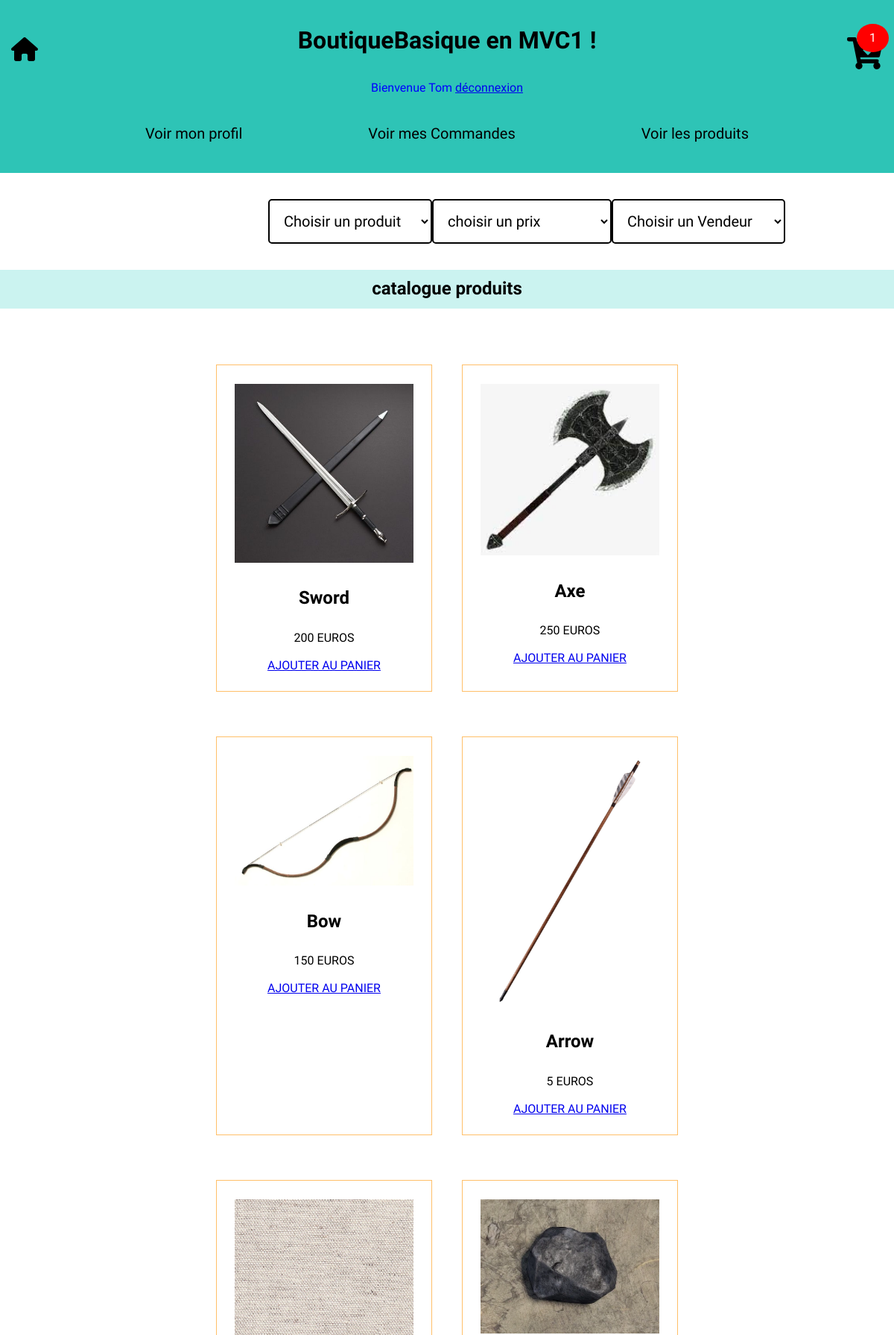
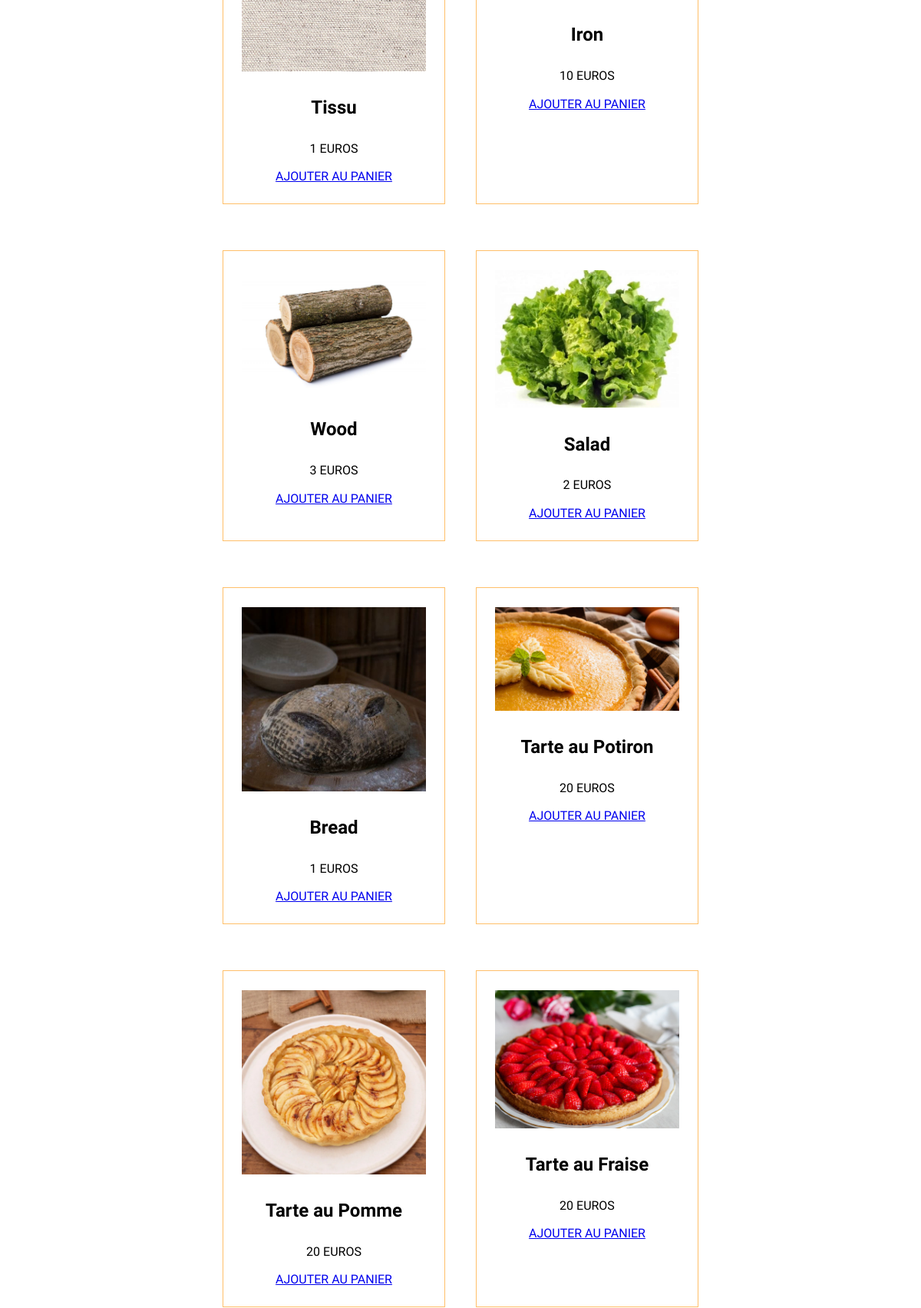
The app's page /controllers/Controller.php?todo=ajouterAuPanier&produitId=29&prix=200euro (signed in, upper part) with its own data (2 pictures, top to bottom).
### tables this page shows
CREATE TABLE `produit` (
                           `PRODUIT_ID` int(11) NOT NULL,
                           `PRODUIT_NOM` varchar(50) NOT NULL,
                           `PRODUIT_PRIX` decimal(10,0) NOT NULL,
                           `PRODUIT_IMAGE` varchar(100) DEFAULT NULL,
                           `CATEGORY_ID` int(11) DEFAULT NULL
);

### controllers/ControllerProduit.php (called while the page is built, shortened)
<?php
require('../models/dao/DaoProduit.php');
class ControllerProduit
{
    private $daoProduit;
    public function __construct()
    {
        $this->daoProduit = new DaoProduit();
        $this->recherche = $this->daoProduit->rechercheProduit();
    }
    public function showAll()
    {
        $contenu = $this->daoProduit->afficherProduits();
        require('../views/Layout.php');
    }
    public function ajouterAuPanier()
    {
        $this->daoProduit->ajouterAuPanier();
        $this->showAll();
    }
}

### models/Produit.php (called while the page is built, shortened)
<?php
class Produit
{
    private int $produitId;
    private string $produitNom;
    private float $produitPrix;
    private string $produitImage;
    public function setProduitId(int $produitId): void
    {
        $this->produitId = $produitId;
    }
    public function getProduitId(): int
    {
        return $this->produitId;
    }
    public function getProduitNom(): string
    {
        return $this->produitNom;
    }
    public function setProduitNom(string $produitNom): void
    {
        $this->produitNom = $produitNom;
    }
    public function getProduitPrix(): float
    {
        return $this->produitPrix;
    }
    public function setProduitPrix(float $produitPrix): void
    {
        if ($produitPrix >= 0) {
            $this->produitPrix = $produitPrix;
        } else {
            echo "LE PRIX DOIT ETRE SUPERIEUR A ZERO";
        }
    }
    public function getProduitImage(): string
    {
        return $this->produitImage;
    }
    public function setProduitImage(string $produitImage): void
    {
        $this->produitImage = $produitImage;
    }
}

### models/dao/DaoProduit.php (the view, shortened to what this page needs)
<?php
require_once('../models/Produit.php');
require_once('DaoCategoryProduit.php');
class DaoProduit
{
    private $maConnection;
    public function __construct()
    {
        $this->maConnection = new PDO('mysql:host=' . HOST . ';dbname=' . DATABASE . ';charset=utf8;', USER, PASSWORD);
        $this->maConnection->setAttribute(PDO::ATTR_ERRMODE, PDO::ERRMODE_EXCEPTION);
    }
    function resultToObjects($result)
    {
        $listProduits = array();
        foreach ($result as $row) {
            $produit = new Produit($row['PRODUIT_ID'], $row['PRODUIT_NOM'], $row['PRODUIT_PRIX'], $row['PRODUIT_IMAGE']);
            array_push($listProduits, $produit);
        }
        return $listProduits;
    }
    function getAll(): array
    {
        $query = $this->maConnection->prepare("SELECT PRODUIT_ID, PRODUIT_NOM,PRODUIT_PRIX ,PRODUIT_IMAGE FROM produit");
        $query->execute();
        $result = $query->fetchAll();
        return $this->resultToObjects($result);
    }
    function afficherProduits($produitId = null): string
    {
        $lesProduits = array();
        if($produitId !== null ){
            $lesProduits = $this->getProduitById($produitId);
        }
        else if (!empty($_POST['prixProduit'])) {
            $lesProduits = $this->getProduitByPrix($_POST['prixProduit']);
        }else if (!empty($_POST['produitId'])) {
            $lesProduits = $this->getProduitById($_POST['produitId']);
        }else if (!empty($_POST['vendeur'])) {
        $lesProduits = $this->getProduitByVendeur($_POST['vendeur']);
        }
        else {
            $lesProduits = $this->getAll();
        }
        $contenu =
            "<section id='slogan'>
        <h2>Catalogue Produits</h2></div ></section><div id='menu'>";
        foreach ($lesProduits as $produit) {
            $id = $produit->getProduitId();
            $contenu .= "<article class='article' >
            <div class='container' ><img class='image' src = '../assets/img/" . $produit->getProduitImage() . " ' alt=''></div >
             <h2 > " . $produit->getProduitNom() . "</h2 >
             <p > " . $produit->getProduitPrix() . " EUROS </p >
            <br>";
            if(isset($_SESSION["client"])) {
                if (isset($_SESSION["client"])) {
                    $contenu .= " <a href = '../controllers/Controller.php?todo=ajouterAuPanier&produitId=$id&prix=" . $produit->getProduitPrix() . "euro'>AJOUTER AU PANIER</a> ";
                }
            }
            $contenu .= "</article > ";
        }
        return $contenu;
    }
    function rechercheProduit(): string
    {
        $lesProduits = $this->getAll();
        $outilCategory = new DaoCategoryProduit();
        $rechercheVendeur = $outilCategory->rechercheVendeur();
        $recherche = "
<form name='searchProduct' action='../controllers/Controller.php' method='post' class='search-form'>
            <input type='hidden' name='todo' value='afficherProduits'>
    <label for='nomProduit' hidden></label>
    <select name='nomProduit' id='nomProduit' class='header-select' onchange='this.form.submit()'>
        <option value=''>Choisir un produit</option>";
        foreach ($lesProduits as $produit) {
            $recherche .= "<option value=" . $produit->getProduitId() . ">" . $produit->getProduitNom() . "</option>";
        }
        $recherche .= "</select>
   <label for='prixProduit' hidden></label>
 <select name='prixProduit' id='prixProduit' class='header-select' onchange='this.form.submit()'>
                            <option value='' >choisir un prix</option>
                            <option value='50'  >Moins de 50 euros</option>
                            <option value='100' >Moins de 100 euros</option>
                            <option value='200' >Moins de 200 euros</option>
                            <option value='300' >Moins de 300 euros</option>
                            <option value='500' >Moins de 500 euros</option>
                            <option value='800' >Moins de 800 euros</option>
                            <option value='1000' >Moins de 1000 euros</option>
                            <option value='2000' >Moins de 2000 euros</option>
                           <option value='5000' >Moins de 5000 euros</option>
                         </select>";
        $recherche .= $rechercheVendeur;
        $recherche .= "
</form>";
        return $recherche;
    }
}

### assets/css/style.css (style rules this page uses)
* { box-sizing: border-box; margin: 0; padding: 0; }
body { font-family: 'Capriola', sans-serif; }
#slogan { background-color: #CBF3F0; }
#nomClient, #nomProduit, #prixProduit, #nomCommande { border-radius: 5px; border: 2px solid; }
#slogan h2 { text-transform: lowercase; padding: 1vw; text-align: center; margin: 0; }
select { margin: 15px auto; padding: 15px; background-color: white; }
h2 { margin: 30px; text-align: center; }
#menu { display: flex; justify-content: space-around; flex-wrap: wrap; width: 60%; padding: 30px; margin: 15px auto; }
.article { border: 1px solid #FFBF69; padding: 25px; margin: 30px auto; display: flex; width: 44%; flex-direction: column; align-items: center; }
.container { width: 20vw; overflow: hidden; }
form:not(#formCreate, #formDelete, #formLogin) { width: 40%; margin: 20px auto; font-size: 20px !important; display: flex; }
img { object-fit: cover; width: 100%; }

### records on screen
produit: PRODUIT_IMAGE (picture), PRODUIT_NOM "Sword", PRODUIT_PRIX "200"
produit: PRODUIT_IMAGE (picture), PRODUIT_NOM "Axe", PRODUIT_PRIX "250"
produit: PRODUIT_IMAGE (picture), PRODUIT_NOM "Bow", PRODUIT_PRIX "150"
produit: PRODUIT_IMAGE (picture), PRODUIT_NOM "Arrow", PRODUIT_PRIX "5"
produit: PRODUIT_IMAGE (picture), PRODUIT_NOM "Tissu", PRODUIT_PRIX "1"
produit: PRODUIT_IMAGE (picture), PRODUIT_NOM "Iron", PRODUIT_PRIX "10"
produit: PRODUIT_IMAGE (picture), PRODUIT_NOM "Wood", PRODUIT_PRIX "3"
produit: PRODUIT_IMAGE (picture), PRODUIT_NOM "Salad", PRODUIT_PRIX "2"
produit: PRODUIT_IMAGE (picture), PRODUIT_NOM "Bread", PRODUIT_PRIX "1"
produit: PRODUIT_IMAGE (picture), PRODUIT_NOM "Tarte au Potiron", PRODUIT_PRIX "20"
produit: PRODUIT_IMAGE (picture), PRODUIT_NOM "Tarte au Pomme", PRODUIT_PRIX "20"
produit: PRODUIT_IMAGE (picture), PRODUIT_NOM "Tarte au Fraise", PRODUIT_PRIX "20"

### other values on screen
$qte "1"
$_SESSION["client"]["prenom"] "Tom"
